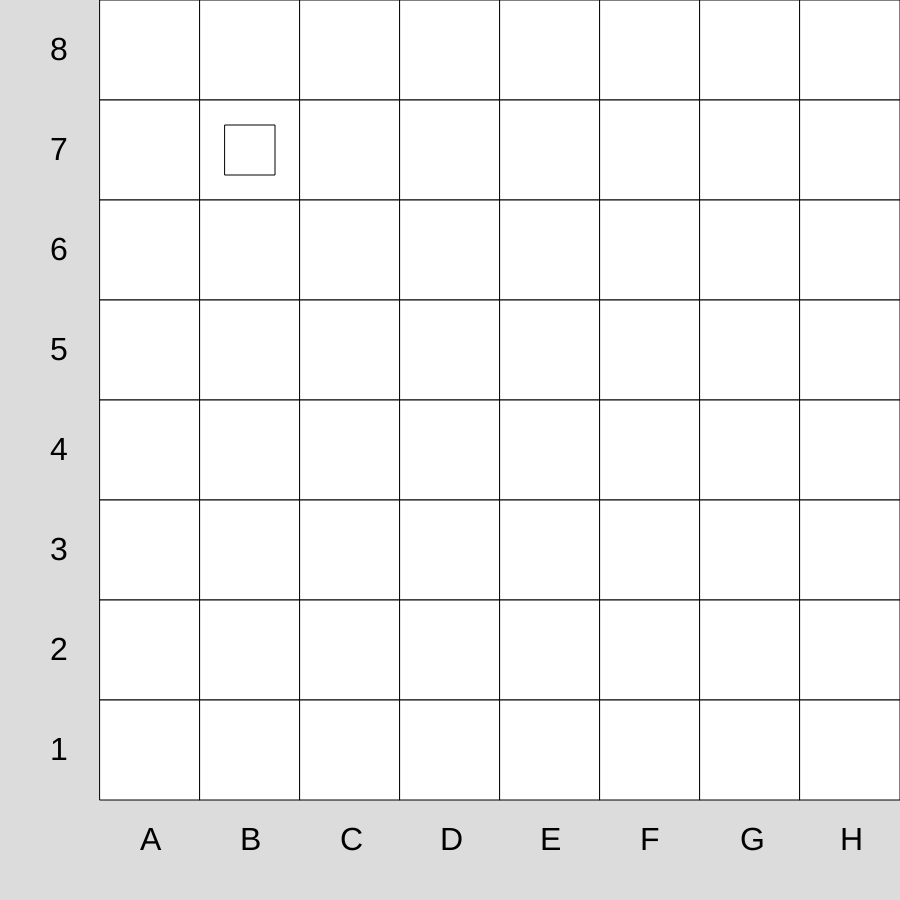
Frame 1 (no input)
Frame 60 (no input): identical to frame 1, image omitted
Frame 120 (the mouse pressed at the canvas centre since frame 60): identical to frame 1, image omitted

The p5.js sketch that drew this single still picture (run headless with seeded random() and noise() and a simulated clock; from frame 60 on, the mouse is pressed at the canvas centre):

// p5.js sketch
// ── sketch.js
let WIDTH = 800;
let HEIGHT = 800;

let KvadratBredde = WIDTH / 8; // For at opdele firkanterne fordi der er 8 x 8 firkanter på en skakplade

let x;
let y;
let position;

let pawn;

function setup() {
  createCanvas(WIDTH+100, HEIGHT+100);

  pawn = new Pawn(225, 125, 50, 50);
}

function mousePressed() {
  nummerX = floor(mouseX/100) //floor runder altid NED til det tætteste int(heltal)
  
  /*
  Floor runder altid NED til det tætteste int(heltal)

  Derudover ganger vi med -1 for at få det til minus og derefter +8 for at rotere tallenene til den rigtige række
  */
  nummerY = floor(mouseY/100)*-1+8

  let trans = createStringDict( // "Opslagstagle" for skakbrættets position
    {
      1: 'A',
      2: 'B',
      3: 'C',
      4: 'D',
      5: 'E',
      6: 'F',
      7: 'G',
      8: 'H',
    }
  )
  
  console.log("Mus", trans.get(nummerX), nummerY)

  console.log("Pawn", trans.get(floor(pawn.x / 100)), floor(pawn.y / 125)*-1+8)

  if (trans.get(nummerX) + nummerY == trans.get(floor(pawn.x / 100)) + (floor(pawn.y / 125)*-1+8)) {
    pawn.y = pawn.y + KvadratBredde
  }
}

function draw() {
  background(220);

  let brætX = ['A', 'B', 'C', 'D', 'E', 'F', 'G', 'H']; //Rækken
  let brætY = ['8', '7', '6', '5', '4', '3', '2', '1']; //Rækken
  textSize(32);
  

  for (let række = 0; række < 8; række++) { //Her tælles rækkerne op til den 8 firkant
    for (let kolonne = 0; kolonne < 8; kolonne++) { //Her tælles kollonerne ned af til den 8 firkant
      x = kolonne * KvadratBredde + (KvadratBredde / 2); //For 0 gælde "0 * 100 + (100 / 2) = 50"
      y = række * KvadratBredde + (KvadratBredde / 2); //For 0 gælde "0 * 100 + (100 / 2) = 50"
      position = række * 8 + kolonne; //Positionen af alle firkanterne som der er fra 0 til 64 fordi der er 64 firkanter på en skakplade

      //strokeWeight(kolonne+1); //Får pladen til at se sej ud
      rect(kolonne * KvadratBredde+100, række * KvadratBredde, KvadratBredde, KvadratBredde); //Her tegner man kvadraterne (Rektanglerne)
      
    }
    text(brætX[række], 100 * (række + 1) + 40, HEIGHT+50); // 100 på x-aksen * med række + 1 for at gå 1 kvadrat ud og til sidst + 40 for at komme ind i midten
    text(brætY[række], 50, 100 * (række + 1) - 40); //Det samme som over hvor begge bruger [række] som index som der tæller fra 0 til 7
  }

  pawn.draw();
}
// ── brikker.js
class Pawn {
    constructor(x, y, w, h) {
        this.x = x;
        this.y = y;
        this.w = w;
        this.h = h;
    }

    draw() {
        rect(this.x, this.y, this.w, this.h);
    }
}
// ── pladeOpdeling.js
function LinjeOpdeling(){
  //Horisontale linjer fra side til side
    line((width / 8) * 1, 0,(width / 8) * 1, height);
    line((width / 8) * 2, 0,(width / 8) * 2, height);
    line((width / 8) * 3, 0,(width / 8) * 3, height);
    line((width / 8) * 4, 0,(width / 8) * 4, height);
    line((width / 8) * 5, 0,(width / 8) * 5, height);
    line((width / 8) * 6, 0,(width / 8) * 6, height);
    line((width / 8) * 7, 0,(width / 8) * 7, height);

  //Vertikale linjer fra top til bund
    line(0, height / 8, width, height / 8);
    line(0,(height / 8) * 2, width, (height / 8) * 2);
    line(0,(height / 8) * 3, width, (height / 8) * 3);
    line(0,(height / 8) * 4, width, (height / 8) * 4);
    line(0,(height / 8) * 5, width, (height / 8) * 5);
    line(0,(height / 8) * 6, width, (height / 8) * 6);
    line(0,(height / 8) * 7, width, (height / 8) * 7);
 
  }
  
  
  function FeltOpdeling() {
//Linje 8 -----------------------------------------------------------------------------------------------------
  //a8
  if(mouseX > 0 && mouseX < width / 8 && mouseY > 0 && mouseY < height / 8) {
      print("a8");
    }
  //b8
  if(mouseX > width / 8 && mouseX < (width / 8) * 2 && mouseY > 0 && mouseY < height / 8) {
     print("b8");
    }
  //c8
  if(mouseX > (width / 8) * 2 && mouseX < (width / 8) * 3 && mouseY > 0 && mouseY < height / 8) {
    print("c8");
   }
  //d8
  if(mouseX > (width / 8) * 3 && mouseX < (width / 8) * 4 && mouseY > 0 && mouseY < height / 8) {
    print("d8");
   }
   //e8
   if(mouseX > (width / 8) * 4 && mouseX < (width / 8) * 5 && mouseY > 0 && mouseY < height / 8) {
    print("e8");
   }
   //f8
   if(mouseX > (width / 8) * 5 && mouseX < (width / 8) * 6 && mouseY > 0 && mouseY < height / 8) {
    print("f8");
   }
   //g8
   if(mouseX > (width / 8) * 6 && mouseX < (width / 8) * 7 && mouseY > 0 && mouseY < height / 8) {
    print("g8");
   }
   //h8
   if(mouseX > (width / 8) * 7 && mouseX < (width / 8) * 8 && mouseY > 0 && mouseY < height / 8) {
    print("h8");
   }


//Linje 7 -----------------------------------------------------------------------------------------------------
  //a7
  if(mouseX > 0 && mouseX < width / 8 && mouseY > height / 8 && mouseY < (height / 8) * 2) {
    print("a7");
  }
  //b7
  if(mouseX > width / 8 && mouseX < (width / 8) * 2 && mouseY > height / 8 && mouseY < (height / 8) * 2) {
    print("b7");
    }
  //c7
  if(mouseX > (width / 8) * 2 && mouseX < (width / 8) * 3 && mouseY > height / 8 && mouseY < (height / 8) * 2) {
    print("c7");
  }
  //d7
  if(mouseX > (width / 8) * 3 && mouseX < (width / 8) * 4 && mouseY > height / 8 && mouseY < (height / 8) * 2) {
    print("d7");
  }
  //e7
  if(mouseX > (width / 8) * 4 && mouseX < (width / 8) * 5 && mouseY > height / 8 && mouseY < (height / 8) * 2) {
    print("e7");
  }
  //f7
  if(mouseX > (width / 8) * 5 && mouseX < (width / 8) * 6 && mouseY > height / 8 && mouseY < (height / 8) * 2) {
    print("f7");
  }
  //g7
  if(mouseX > (width / 8) * 6 && mouseX < (width / 8) * 7 && mouseY > height / 8 && mouseY < (height / 8) * 2) {
    print("g7");
  }
  //h7
  if(mouseX > (width / 8) * 7 && mouseX < (width / 8) * 8 && mouseY > height / 8 && mouseY < (height / 8) * 2) {
    print("h7");
  }


//Linje 6 -----------------------------------------------------------------------------------------------------
  //a6
  if(mouseX > 0 && mouseX < width / 8 && mouseY > (height / 8) * 2 && mouseY < (height / 8) * 3) {
    print("a6");
  }
  //b6
  if(mouseX > width / 8 && mouseX < (width / 8) * 2 && mouseY >  (height / 8) * 2 && mouseY < (height / 8) * 3) {
    print("b6");
    }
  //c6
  if(mouseX > (width / 8) * 2 && mouseX < (width / 8) * 3 && mouseY >  (height / 8) * 2 && mouseY < (height / 8) * 3) {
    print("c6");
  }
  //d6
  if(mouseX > (width / 8) * 3 && mouseX < (width / 8) * 4 && mouseY >  (height / 8) * 2 && mouseY < (height / 8) * 3) {
    print("d6");
  }
  //e6
  if(mouseX > (width / 8) * 4 && mouseX < (width / 8) * 5 && mouseY >  (height / 8) * 2 && mouseY < (height / 8) * 3) {
    print("e6");
  }
  //f6
  if(mouseX > (width / 8) * 5 && mouseX < (width / 8) * 6 && mouseY >  (height / 8) * 2 && mouseY < (height / 8) * 3) {
    print("f6");
  }
  //g6
  if(mouseX > (width / 8) * 6 && mouseX < (width / 8) * 7 && mouseY >  (height / 8) * 2 && mouseY < (height / 8) * 3) {
    print("g6");
  }
  //h6
  if(mouseX > (width / 8) * 7 && mouseX < (width / 8) * 8 && mouseY >  (height / 8) * 2 && mouseY < (height / 8) * 3) {
    print("h6");
  }

//Linje 5 -----------------------------------------------------------------------------------------------------
  //a5
  if(mouseX > 0 && mouseX < width / 8 && mouseY > (height / 8) * 3 && mouseY < (height / 8) * 4) {
    print("a5");
  }
  //b5
  if(mouseX > width / 8 && mouseX < (width / 8) * 2 && mouseY >  (height / 8) * 3 && mouseY < (height / 8) * 4) {
    print("b5");
    }
  //c5
  if(mouseX > (width / 8) * 2 && mouseX < (width / 8) * 3 && mouseY >  (height / 8) * 3 && mouseY < (height / 8) * 4) {
    print("c5");
  }
  //d5
  if(mouseX > (width / 8) * 3 && mouseX < (width / 8) * 4 && mouseY >  (height / 8) * 3 && mouseY < (height / 8) * 4) {
    print("d5");
  }
  //e5
  if(mouseX > (width / 8) * 4 && mouseX < (width / 8) * 5 && mouseY >  (height / 8) * 3 && mouseY < (height / 8) * 4) {
    print("e5");
  }
  //f5
  if(mouseX > (width / 8) * 5 && mouseX < (width / 8) * 6 && mouseY >  (height / 8) * 3 && mouseY < (height / 8) * 4) {
    print("f5");
  }
  //g5
  if(mouseX > (width / 8) * 6 && mouseX < (width / 8) * 7 && mouseY >  (height / 8) * 3 && mouseY < (height / 8) * 4) {
    print("g5");
  }
  //h5
  if(mouseX > (width / 8) * 7 && mouseX < (width / 8) * 8 && mouseY >  (height / 8) * 3 && mouseY < (height / 8) * 4) {
    print("h5");
  }

  //Linje 4 -----------------------------------------------------------------------------------------------------
  //a4
  if(mouseX > 0 && mouseX < width / 8 && mouseY > (height / 8) * 4 && mouseY < (height / 8) * 5) {
    print("a4");
  }
  //b4
  if(mouseX > width / 8 && mouseX < (width / 8) * 2 && mouseY >  (height / 8) * 4 && mouseY < (height / 8) * 5) {
    print("b4");
    }
  //c4
  if(mouseX > (width / 8) * 2 && mouseX < (width / 8) * 3 && mouseY >  (height / 8) * 4 && mouseY < (height / 8) * 5) {
    print("c4");
  }
  //d4
  if(mouseX > (width / 8) * 3 && mouseX < (width / 8) * 4 && mouseY >  (height / 8) * 4 && mouseY < (height / 8) * 5) {
    print("d4");
  }
  //e4
  if(mouseX > (width / 8) * 4 && mouseX < (width / 8) * 5 && mouseY >  (height / 8) * 4 && mouseY < (height / 8) * 5) {
    print("e4");
  }
  //f4
  if(mouseX > (width / 8) * 5 && mouseX < (width / 8) * 6 && mouseY >  (height / 8) * 4 && mouseY < (height / 8) * 5) {
    print("f4");
  }
  //g4
  if(mouseX > (width / 8) * 6 && mouseX < (width / 8) * 7 && mouseY >  (height / 8) * 4 && mouseY < (height / 8) * 5) {
    print("g4");
  }
  //h4
  if(mouseX > (width / 8) * 7 && mouseX < (width / 8) * 8 && mouseY >  (height / 8) * 4 && mouseY < (height / 8) * 5) {
    print("h5");
  }


//Linje 3 -----------------------------------------------------------------------------------------------------
  //a3
  if(mouseX > 0 && mouseX < width / 8 && mouseY > (height / 8) * 5 && mouseY < (height / 8) * 6) {
    print("a3");
  }
  //b3
  if(mouseX > width / 8 && mouseX < (width / 8) * 2 && mouseY >  (height / 8) * 5 && mouseY < (height / 8) * 6) {
    print("b3");
    }
  //c3
  if(mouseX > (width / 8) * 2 && mouseX < (width / 8) * 3 && mouseY >  (height / 8) * 5 && mouseY < (height / 8) * 6) {
    print("c3");
  }
  //d3
  if(mouseX > (width / 8) * 3 && mouseX < (width / 8) * 4 && mouseY >  (height / 8) * 5 && mouseY < (height / 8) * 6) {
    print("d3");
  }
  //e3
  if(mouseX > (width / 8) * 4 && mouseX < (width / 8) * 5 && mouseY >  (height / 8) * 5 && mouseY < (height / 8) * 6) {
    print("e3");
  }
  //f3
  if(mouseX > (width / 8) * 5 && mouseX < (width / 8) * 6 && mouseY >  (height / 8) * 5 && mouseY < (height / 8) * 6) {
    print("f3");
  }
  //g3
  if(mouseX > (width / 8) * 6 && mouseX < (width / 8) * 7 && mouseY >  (height / 8) * 5 && mouseY < (height / 8) * 6) {
    print("g3");
  }
  //h3
  if(mouseX > (width / 8) * 7 && mouseX < (width / 8) * 8 && mouseY >  (height / 8) * 5 && mouseY < (height / 8) * 6) {
    print("h3");
  }


//Linje 2 -----------------------------------------------------------------------------------------------------
  //a2
  if(mouseX > 0 && mouseX < width / 8 && mouseY > (height / 8) * 6 && mouseY < (height / 8) * 7) {
    print("a2");
  }
  //b2
  if(mouseX > width / 8 && mouseX < (width / 8) * 2 && mouseY >  (height / 8) * 6 && mouseY < (height / 8) * 7) {
    print("b2");
    }
  //c2
  if(mouseX > (width / 8) * 2 && mouseX < (width / 8) * 3 && mouseY >  (height / 8) * 6 && mouseY < (height / 8) * 7) {
    print("c2");
  }
  //d2
  if(mouseX > (width / 8) * 3 && mouseX < (width / 8) * 4 && mouseY >  (height / 8) * 6 && mouseY < (height / 8) * 7) {
    print("d2");
  }
  //e2
  if(mouseX > (width / 8) * 4 && mouseX < (width / 8) * 5 && mouseY >  (height / 8) * 6 && mouseY < (height / 8) * 7) {
    print("e2");
  }
  //f2
  if(mouseX > (width / 8) * 5 && mouseX < (width / 8) * 6 && mouseY >  (height / 8) * 6 && mouseY < (height / 8) * 7) {
    print("f2");
  }
  //g2
  if(mouseX > (width / 8) * 6 && mouseX < (width / 8) * 7 && mouseY >  (height / 8) * 6 && mouseY < (height / 8) * 7) {
    print("g2");
  }
  //h2
  if(mouseX > (width / 8) * 7 && mouseX < (width / 8) * 8 && mouseY >  (height / 8) * 6 && mouseY < (height / 8) * 7) {
    print("h2");
  }

  //Linje 1 -----------------------------------------------------------------------------------------------------
  //a1
  if(mouseX > 0 && mouseX < width / 8 && mouseY > (height / 8) * 7 && mouseY < (height / 8) * 8) {
    print("a1");
  }
  //b1
  if(mouseX > width / 8 && mouseX < (width / 8) * 2 && mouseY >  (height / 8) * 7 && mouseY < (height / 8) * 8) {
    print("b1");
    }
  //c1
  if(mouseX > (width / 8) * 2 && mouseX < (width / 8) * 3 && mouseY >  (height / 8) * 7 && mouseY < (height / 8) * 8) {
    print("c1");
  }
  //d1
  if(mouseX > (width / 8) * 3 && mouseX < (width / 8) * 4 && mouseY >  (height / 8) * 7 && mouseY < (height / 8) * 8) {
    print("d1");
  }
  //e1
  if(mouseX > (width / 8) * 4 && mouseX < (width / 8) * 5 && mouseY >  (height / 8) * 7 && mouseY < (height / 8) * 8) {
    print("e1");
  }
  //f1
  if(mouseX > (width / 8) * 5 && mouseX < (width / 8) * 6 && mouseY >  (height / 8) * 7 && mouseY < (height / 8) * 8) {
    print("f1");
  }
  //g1
  if(mouseX > (width / 8) * 6 && mouseX < (width / 8) * 7 && mouseY >  (height / 8) * 7 && mouseY < (height / 8) * 8) {
    print("g1");
  }
  //h1
  if(mouseX > (width / 8) * 7 && mouseX < (width / 8) * 8 && mouseY >  (height / 8) * 7 && mouseY < (height / 8) * 8) {
    print("h1");
  }
}
